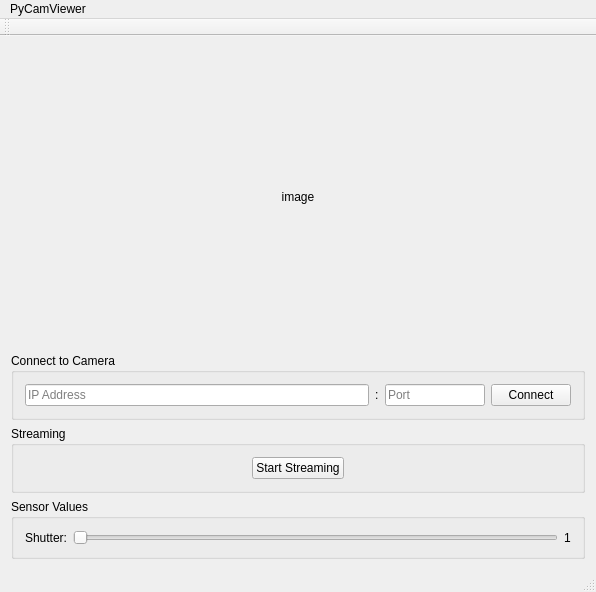
<?xml version="1.0" encoding="UTF-8"?>
<ui version="4.0">
 <class>PyCamViewer</class>
 <widget class="QMainWindow" name="PyCamViewer">
  <property name="geometry">
   <rect>
    <x>0</x>
    <y>0</y>
    <width>596</width>
    <height>534</height>
   </rect>
  </property>
  <property name="windowTitle">
   <string>PyCamViewer</string>
  </property>
  <widget class="QWidget" name="centralWidget">
   <layout class="QVBoxLayout" name="verticalLayout">
    <item>
     <widget class="QLabel" name="imageLabel">
      <property name="minimumSize">
       <size>
        <width>0</width>
        <height>300</height>
       </size>
      </property>
      <property name="text">
       <string>image</string>
      </property>
      <property name="alignment">
       <set>Qt::AlignCenter</set>
      </property>
     </widget>
    </item>
    <item>
     <spacer name="verticalSpacer">
      <property name="orientation">
       <enum>Qt::Vertical</enum>
      </property>
      <property name="sizeHint" stdset="0">
       <size>
        <width>20</width>
        <height>40</height>
       </size>
      </property>
     </spacer>
    </item>
    <item>
     <widget class="QGroupBox" name="groupBox">
      <property name="title">
       <string>Connect to Camera</string>
      </property>
      <layout class="QHBoxLayout" name="horizontalLayout">
       <item>
        <widget class="QLineEdit" name="ipAddress">
         <property name="placeholderText">
          <string>IP Address</string>
         </property>
        </widget>
       </item>
       <item>
        <widget class="QLabel" name="label">
         <property name="text">
          <string>:</string>
         </property>
        </widget>
       </item>
       <item>
        <widget class="QLineEdit" name="port">
         <property name="sizePolicy">
          <sizepolicy hsizetype="Fixed" vsizetype="Fixed">
           <horstretch>0</horstretch>
           <verstretch>0</verstretch>
          </sizepolicy>
         </property>
         <property name="minimumSize">
          <size>
           <width>100</width>
           <height>0</height>
          </size>
         </property>
         <property name="maximumSize">
          <size>
           <width>80</width>
           <height>16777215</height>
          </size>
         </property>
         <property name="inputMethodHints">
          <set>Qt::ImhNone</set>
         </property>
         <property name="maxLength">
          <number>5</number>
         </property>
         <property name="placeholderText">
          <string>Port</string>
         </property>
        </widget>
       </item>
       <item>
        <widget class="QPushButton" name="startServerButton">
         <property name="text">
          <string>Connect</string>
         </property>
         <property name="checkable">
          <bool>true</bool>
         </property>
        </widget>
       </item>
      </layout>
     </widget>
    </item>
    <item>
     <widget class="QGroupBox" name="groupBox_2">
      <property name="title">
       <string>Streaming</string>
      </property>
      <layout class="QHBoxLayout" name="horizontalLayout_2">
       <item>
        <spacer name="horizontalSpacer_2">
         <property name="orientation">
          <enum>Qt::Horizontal</enum>
         </property>
         <property name="sizeHint" stdset="0">
          <size>
           <width>40</width>
           <height>20</height>
          </size>
         </property>
        </spacer>
       </item>
       <item>
        <widget class="QPushButton" name="streamingButton">
         <property name="text">
          <string>Start Streaming</string>
         </property>
         <property name="checkable">
          <bool>true</bool>
         </property>
        </widget>
       </item>
       <item>
        <spacer name="horizontalSpacer">
         <property name="orientation">
          <enum>Qt::Horizontal</enum>
         </property>
         <property name="sizeHint" stdset="0">
          <size>
           <width>40</width>
           <height>20</height>
          </size>
         </property>
        </spacer>
       </item>
      </layout>
     </widget>
    </item>
    <item>
     <widget class="QGroupBox" name="groupBox_3">
      <property name="title">
       <string>Sensor Values</string>
      </property>
      <layout class="QHBoxLayout" name="horizontalLayout_3">
       <item>
        <widget class="QLabel" name="label_2">
         <property name="text">
          <string>Shutter:</string>
         </property>
        </widget>
       </item>
       <item>
        <widget class="QSlider" name="shutterSlider">
         <property name="minimum">
          <number>1</number>
         </property>
         <property name="orientation">
          <enum>Qt::Horizontal</enum>
         </property>
        </widget>
       </item>
       <item>
        <widget class="QLabel" name="shutterValue">
         <property name="text">
          <string>1</string>
         </property>
        </widget>
       </item>
      </layout>
     </widget>
    </item>
   </layout>
  </widget>
  <widget class="QMenuBar" name="menuBar">
   <property name="geometry">
    <rect>
     <x>0</x>
     <y>0</y>
     <width>596</width>
     <height>25</height>
    </rect>
   </property>
   <widget class="QMenu" name="menuPyCamViewer">
    <property name="title">
     <string>PyCamViewer</string>
    </property>
    <addaction name="actionQuit"/>
   </widget>
   <addaction name="menuPyCamViewer"/>
  </widget>
  <widget class="QToolBar" name="mainToolBar">
   <attribute name="toolBarArea">
    <enum>TopToolBarArea</enum>
   </attribute>
   <attribute name="toolBarBreak">
    <bool>false</bool>
   </attribute>
  </widget>
  <widget class="QStatusBar" name="statusBar"/>
  <action name="actionQuit">
   <property name="text">
    <string>Quit</string>
   </property>
  </action>
 </widget>
 <layoutdefault spacing="6" margin="11"/>
 <resources/>
 <connections>
  <connection>
   <sender>startServerButton</sender>
   <signal>clicked(bool)</signal>
   <receiver>PyCamViewer</receiver>
   <slot>startServer(bool)</slot>
   <hints>
    <hint type="sourcelabel">
     <x>285</x>
     <y>431</y>
    </hint>
    <hint type="destinationlabel">
     <x>297</x>
     <y>266</y>
    </hint>
   </hints>
  </connection>
  <connection>
   <sender>actionQuit</sender>
   <signal>triggered()</signal>
   <receiver>PyCamViewer</receiver>
   <slot>close()</slot>
   <hints>
    <hint type="sourcelabel">
     <x>-1</x>
     <y>-1</y>
    </hint>
    <hint type="destinationlabel">
     <x>297</x>
     <y>266</y>
    </hint>
   </hints>
  </connection>
  <connection>
   <sender>streamingButton</sender>
   <signal>clicked(bool)</signal>
   <receiver>PyCamViewer</receiver>
   <slot>startStreaming(bool)</slot>
   <hints>
    <hint type="sourcelabel">
     <x>301</x>
     <y>478</y>
    </hint>
    <hint type="destinationlabel">
     <x>297</x>
     <y>266</y>
    </hint>
   </hints>
  </connection>
  <connection>
   <sender>shutterSlider</sender>
   <signal>valueChanged(int)</signal>
   <receiver>shutterValue</receiver>
   <slot>setNum(int)</slot>
   <hints>
    <hint type="sourcelabel">
     <x>323</x>
     <y>482</y>
    </hint>
    <hint type="destinationlabel">
     <x>573</x>
     <y>482</y>
    </hint>
   </hints>
  </connection>
  <connection>
   <sender>shutterSlider</sender>
   <signal>valueChanged(int)</signal>
   <receiver>PyCamViewer</receiver>
   <slot>setShutter(int)</slot>
   <hints>
    <hint type="sourcelabel">
     <x>323</x>
     <y>482</y>
    </hint>
    <hint type="destinationlabel">
     <x>297</x>
     <y>266</y>
    </hint>
   </hints>
  </connection>
 </connections>
 <slots>
  <slot>startServer(bool)</slot>
  <slot>startStreaming(bool)</slot>
  <slot>setShutter(int)</slot>
 </slots>
</ui>
